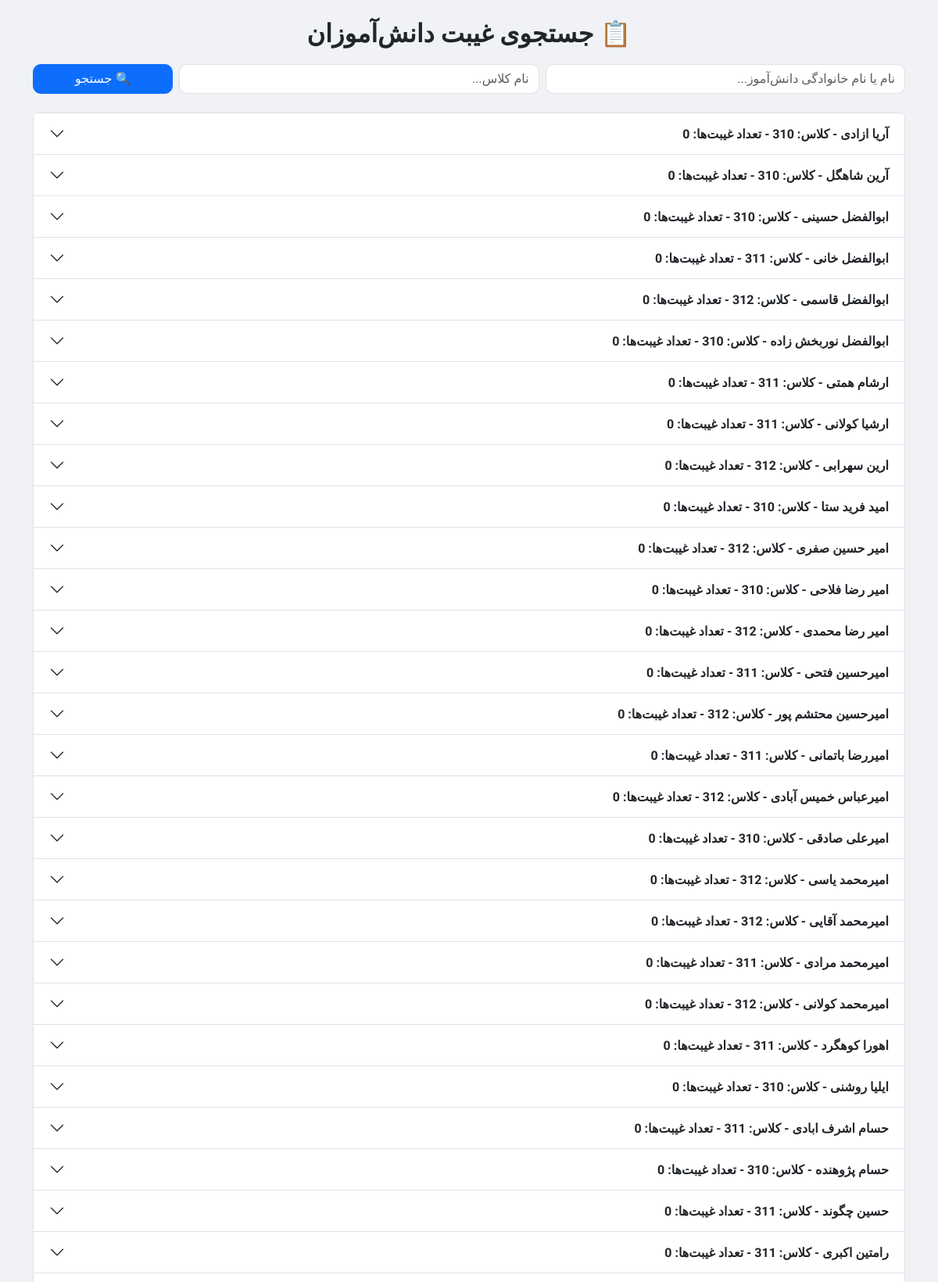
Screenshot of /student_absences (signed in, upper part) with the database file from the repository.
### app.py (models this page shows)
class Student(db.Model):
    id = db.Column(db.Integer, primary_key=True)
    firstname = db.Column(db.String(50), nullable=False)
    lastname = db.Column(db.String(50), nullable=False)
    parent_number = db.Column(db.String(20), nullable=False)
    class_id = db.Column(db.Integer, db.ForeignKey("class.id"), nullable=False)
    attendances = db.relationship("Attendance", backref="student", lazy=True, cascade="all, delete")

class Class(db.Model):
    id = db.Column(db.Integer, primary_key=True)
    name = db.Column(db.String(50), unique=True, nullable=False)
    students = db.relationship("Student", backref="class_", lazy=True, cascade="all, delete")

### app.py (the view)
@app.route("/student_absences", methods=["GET", "POST"])
@login_required
def student_absences():
    search_query = request.form.get("search", "").strip() if request.method == "POST" else ""
    class_query = request.form.get("class_name", "").strip() if request.method == "POST" else ""
    student_attendance_list = []
    query = Student.query.join(Class)
    if search_query:
        query = query.filter(
            (Student.firstname.ilike(f"%{search_query}%")) |
            (Student.lastname.ilike(f"%{search_query}%"))
        )
    if class_query:
        query = query.filter(Class.name.ilike(f"%{class_query}%"))
    students = query.order_by(Student.firstname, Student.lastname).all()
    for student in students:
        attendances = Attendance.query.filter_by(student_id=student.id).order_by(
            Attendance.date.desc(), Attendance.time.desc()
        ).all()
        student_attendance_list.append({"student": student, "attendances": attendances})
    return render_template("student_absences.html",
                           student_attendance_list=student_attendance_list,
                           search_query=search_query,
                           class_query=class_query)

### app.py (called while the page is built)
def login_required(f):
    from functools import wraps
    @wraps(f)
    def decorated_function(*args, **kwargs):
        if not session.get('logged_in'):
            return redirect(url_for('login'))
        return f(*args, **kwargs)
    return decorated_function

### templates/student_absences.html (shortened to what this page needs)
<!DOCTYPE html>
<html lang="fa">
<head>
<link href="https://cdn.jsdelivr.net/npm/bootstrap@5.3.2/dist/css/bootstrap.rtl.min.css" rel="stylesheet">
</head>
<body dir="rtl">
<div class="container mt-4">
    <h2>📋 جستجوی غیبت دانش‌آموزان</h2>
    <form method="POST" class="mb-4">
        <div class="row g-2">
            <div class="col-md-5">
                <input type="text" name="search" class="form-control" placeholder="نام یا نام خانوادگی دانش‌آموز..." value="{{ search_query }}">
            </div>
            <div class="col-md-5">
                <input type="text" name="class_name" class="form-control" placeholder="نام کلاس..." value="{{ class_query }}">
            </div>
            <div class="col-md-2">
                <button class="btn btn-primary w-100">🔍 جستجو</button>
            </div>
        </div>
    </form>
    {% if student_attendance_list %}
    <div class="accordion" id="studentsAccordion">
        {% for entry in student_attendance_list %}
        {% set student = entry.student %}
        {% set attendances = entry.attendances %}
        <div class="accordion-item">
            <h2 class="accordion-header" id="heading{{ student.id }}">
                <button class="accordion-button collapsed" type="button" data-bs-toggle="collapse" data-bs-target="#collapse{{ student.id }}" aria-expanded="false" aria-controls="collapse{{ student.id }}">
                    {{ student.firstname }} {{ student.lastname }} - کلاس: {{ student.class_.name }} - تعداد غیبت‌ها: {{ attendances|length }}
                </button>
            </h2>
        </div>
        {% endfor %}
    </div>
    {% elif search_query or class_query %}
        <p class="text-center text-muted">هیچ دانش‌آموزی با این مشخصات پیدا نشد.</p>
    {% endif %}
</div>
</body>
</html>

### templates/student_absences.html (style rules this page uses)
body { font-family: 'Vazirmatn', Tahoma, sans-serif; background: #f0f2f5; }
h2 { font-weight: 700; margin-bottom: 20px; text-align: center; }
.accordion-button { font-weight: 600; }
.form-control, .btn { border-radius: 10px; }

### rows the page displays
Student: firstname "آریا", lastname "ازادی"
Class: class_.name "310" "310" "310" "310" "310"
Student: firstname "آرین", lastname "شاهگل"
Student: firstname "ابوالفضل", lastname "حسینی"
Student: firstname "ابوالفضل", lastname "خانی"
Student: firstname "ابوالفضل", lastname "قاسمی"
Class: class_.name "312" "312" "312" "312" "312" "312"
Student: firstname "ابوالفضل", lastname "نوربخش زاده"
Student: firstname "ارشام", lastname "همتی"
Student: firstname "ارشیا", lastname "کولانی"
Class: class_.name "311" "311" "311" "311"
Student: firstname "ارین", lastname "سهرابی"
Student: firstname "امید", lastname "فرید ستا"
Student: firstname "امیر حسین", lastname "صفری"
Student: firstname "امیر رضا", lastname "فلاحی"
Student: firstname "امیر رضا", lastname "محمدی"
Student: firstname "امیرحسین", lastname "فتحی"
Student: firstname "امیرحسین", lastname "محتشم پور"
Student: firstname "امیررضا", lastname "باتمانی"
Student: firstname "امیرعباس", lastname "خمیس آبادی"
Student: firstname "امیرعلی", lastname "صادقی"
Student: firstname "امیرمحمد", lastname "یاسی"
Student: firstname "امیرمحمد", lastname "آقایی"
Student: firstname "امیرمحمد", lastname "مرادی"
Student: firstname "امیرمحمد", lastname "کولانی"
Student: firstname "اهورا", lastname "کوهگرد"
Student: firstname "ایلیا", lastname "روشنی"
Student: firstname "حسام", lastname "اشرف ابادی"
Student: firstname "حسام", lastname "پژوهنده"
Student: firstname "حسین", lastname "چگوند"
Student: firstname "رامتین", lastname "اکبری"

### other values shown
{{ attendances|length }} "0" "0" "0" "0" "0" "0" "0" "0" "0" "0" "0" "0" "0" "0" "0" "0" "0" "0" "0" "0" "0" "0" "0" "0" "0" "0" "0" "0"
